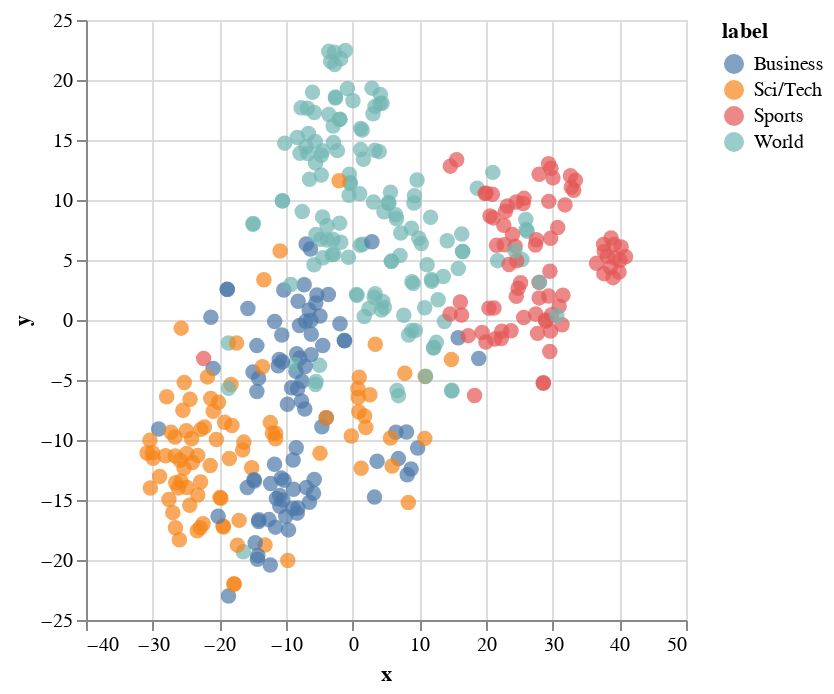

Notebook code for this chart:
### Code cell
alt.Chart(df_hf).mark_circle(size=60).encode(
    x='x',
    y='y',
    color='label:N',
    tooltip=['label:N', 'text']
).interactive()

### Figure 1 — Vega-Lite specification as saved in the notebook (floating-point values rounded to 4 significant figures; data arrays with more than 128 entries replaced by an {"elided": "..."} marker saying what was removed)
{"config": {"view": {"continuousWidth": 300, "continuousHeight": 300}}, "data": {"name": "data-e33f4c67be20b4ae6e76eff76b8bcd30"}, "mark": {"type": "circle", "size": 60}, "encoding": {"color": {"field": "label", "type": "nominal"}, "tooltip": [{"field": "label", "type": "nominal"}, {"field": "text", "type": "nominal"}], "x": {"field": "x", "type": "quantitative"}, "y": {"field": "y", "type": "quantitative"}}, "params": [{"name": "param_3", "select": {"type": "interval", "encodings": ["x", "y"]}, "bind": "scales"}], "$schema": "https://vega.github.io/schema/vega-lite/v5.16.3.json", "datasets": {"data-e33f4c67be20b4ae6e76eff76b8bcd30": {"elided": "400 records"}}}
